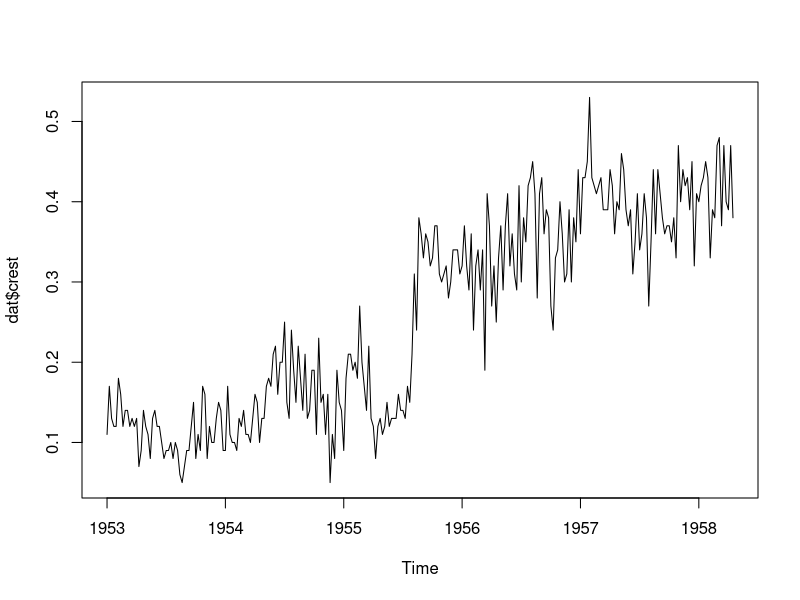
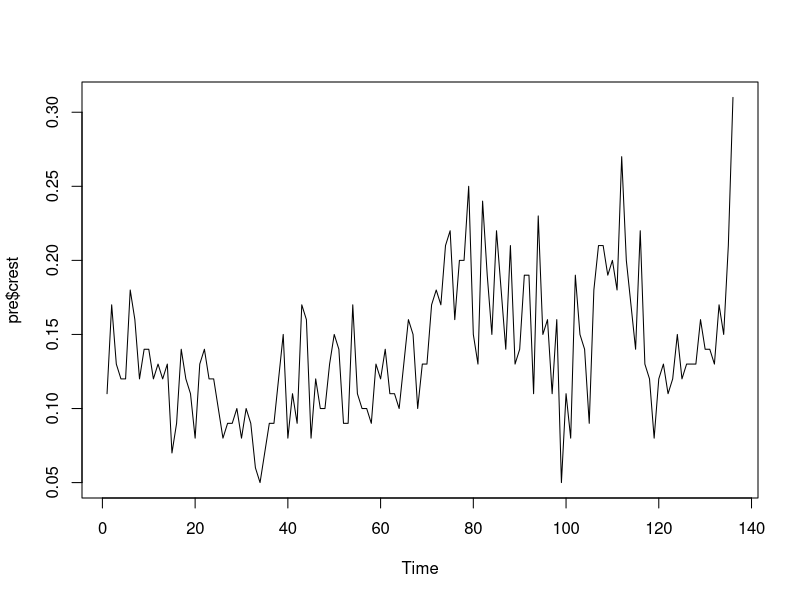
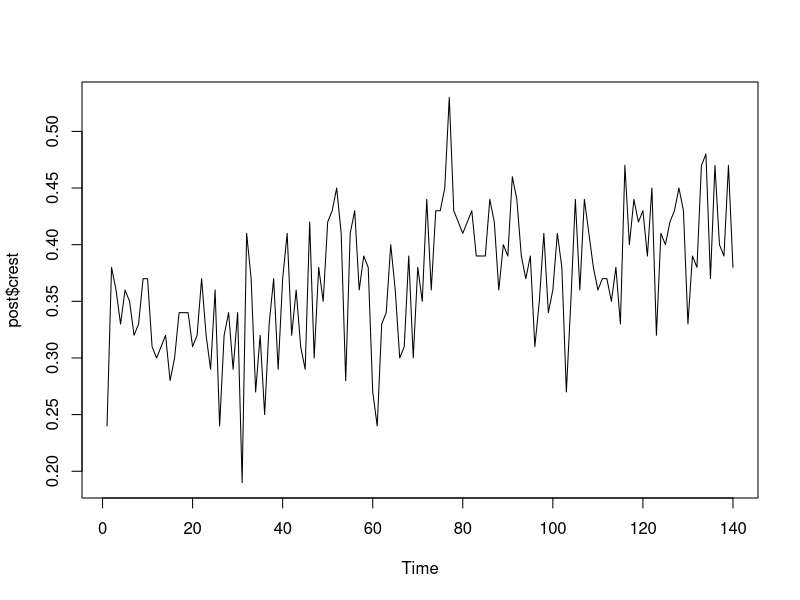
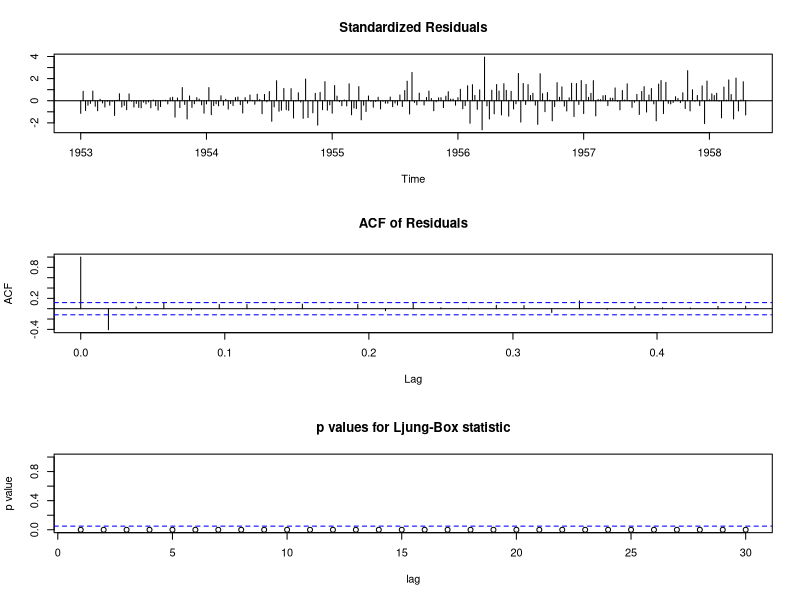
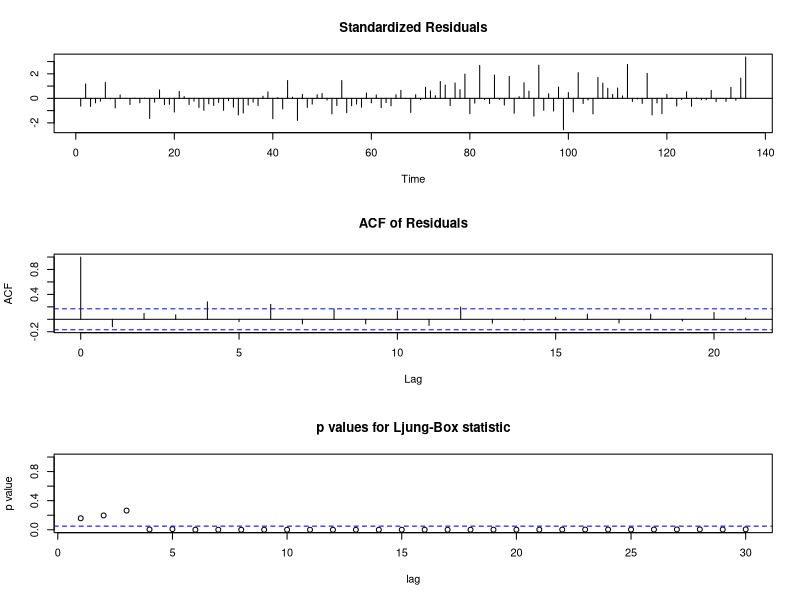
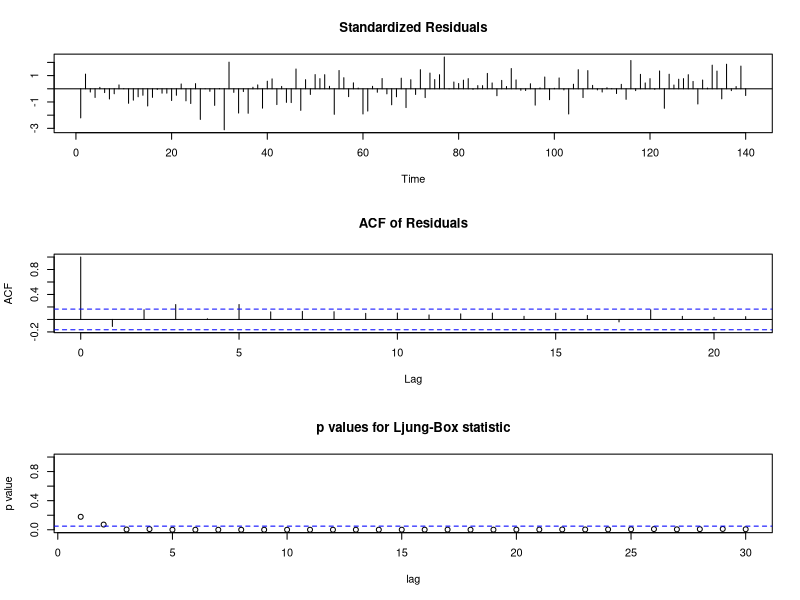
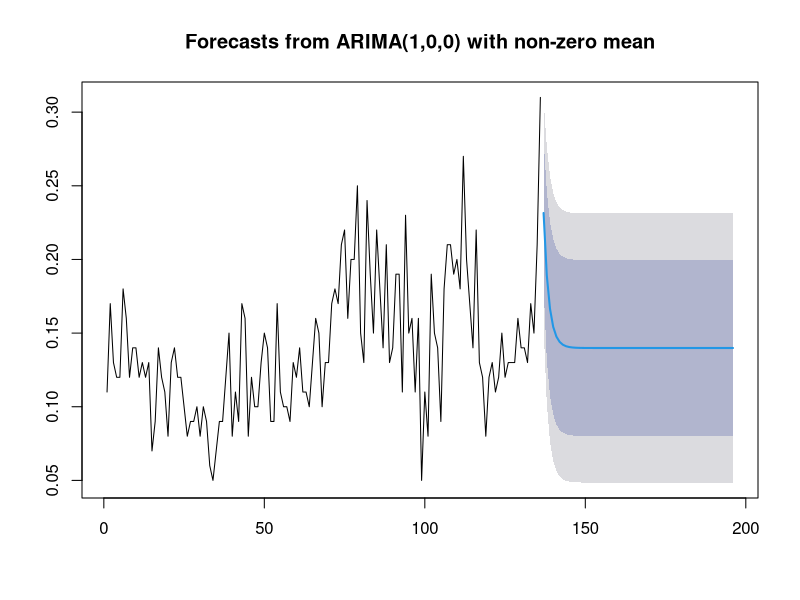
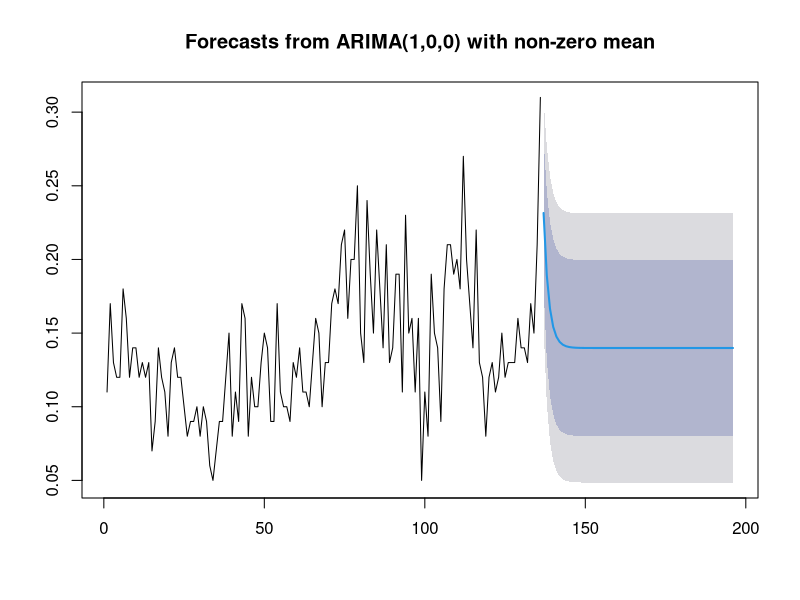

Recreate these plots in R, in order.


#
library(tidyverse)
library(forecast)

# Data
dat <- vroom::vroom("data/Crest.csv") |>
  mutate( date    = as.Date(date, "%d-%m-%Y"))

# The intervention date
intDate <- as.Date("1955-08-04") 

# Weekly data
dat$crest <-  ts(dat$Crest_share, frequency = 52, start = c(1953,1)) 

plot(dat$crest) # Can see that there is a "jump" in 1955

pre  <- dat[ dat$date <= intDate, ] # Filter the pre intervention data
post <- dat[ dat$date > intDate, ] # The post

# Plotting the pre and post crest
plot.ts( pre$crest)
plot.ts( post$crest)

## Estimation AR(1)
model_arma <- Arima( dat$crest, c(1,0,0))

# Testint the model
tsdiag( model_arma, gof.lag = 30)

# Estimating Pre and Post intervention (separately)
model_arma_pre <- Arima(pre$crest, c(1,0,0))
tsdiag( model_arma_pre, gof.lag = 30)

model_arma_post <- Arima(post$crest, c(1,0,0))
tsdiag( model_arma_post, gof.lag = 30)

## Forecasts based on the model for the pre-intervention
# How does the model fitt -- when we know the true data?
ARMA_crest_f <- forecast(model_arma_pre, 60)

plot(ARMA_crest_f)
error <- ts(post$crest)[1:60] - ARMA_crest_f$mean

# Plot the error:
plot(ARMA_crest_f)
plot(error)  # As we can see -- the error is diff from 0

# A model that capture the intervention

model_arma_incl_z <- Arima(dat$crest, order =c(1,0,0), xreg = dat$step.ADA) # xreg = 1; if intervention 

# 
model_arma
model_arma_incl_z

## Creating a plot for the two models
# 
df <- tibble( 
        crest    = dat$crest,
        no_int   = model_arma$fitted,
        with_int = model_arma_incl_z$fitted,
        index    = 1:length(crest) 
        )


graf <- ggplot(df, aes(x = index, crest)) +   geom_line( alpha = .5)

p1 <- graf +  geom_line( data= df, aes(x = index, y = no_int  ), inherit.aes = F, color = "blue", linetype = 2, alpha = .8)  + xlim(120,150)

p2 <- graf + geom_line( data= df, aes(x = index, y = with_int), inherit.aes = F, color = "orange", linetype = 2, alpha= .8)  + xlim(120,150)

p3 <- p1 + geom_line( data= df, aes(x = index, y = with_int), inherit.aes = F, color = "orange", linetype = 2)  + xlim(120,150)

# Looking at the result
p3

library(patchwork)

p1+p2













